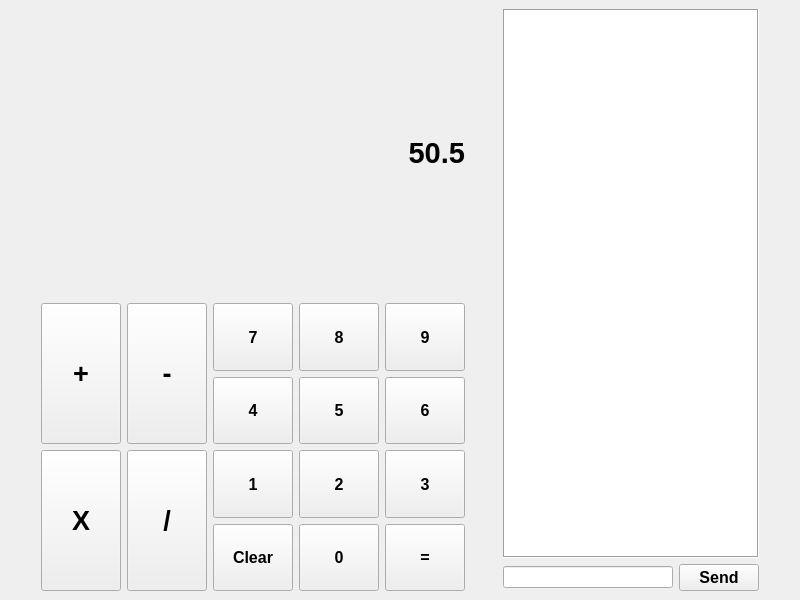
<?xml version="1.0" encoding="UTF-8"?>
<ui version="4.0">
 <class>MainWindow</class>
 <widget class="QMainWindow" name="MainWindow">
  <property name="geometry">
   <rect>
    <x>0</x>
    <y>0</y>
    <width>800</width>
    <height>600</height>
   </rect>
  </property>
  <property name="windowTitle">
   <string>Dynamox_Challenge</string>
  </property>
  <widget class="QWidget" name="centralwidget">
   <property name="minimumSize">
    <size>
     <width>800</width>
     <height>0</height>
    </size>
   </property>
   <layout class="QHBoxLayout" name="horizontalLayout_3">
    <item>
     <spacer name="horizontalSpacer_2">
      <property name="orientation">
       <enum>Qt::Orientation::Horizontal</enum>
      </property>
      <property name="sizeHint" stdset="0">
       <size>
        <width>20</width>
        <height>20</height>
       </size>
      </property>
     </spacer>
    </item>
    <item>
     <layout class="QGridLayout" name="gridLayout">
      <property name="sizeConstraint">
       <enum>QLayout::SizeConstraint::SetDefaultConstraint</enum>
      </property>
      <item row="0" column="0">
       <widget class="QLabel" name="label">
        <property name="sizePolicy">
         <sizepolicy hsizetype="Preferred" vsizetype="Expanding">
          <horstretch>0</horstretch>
          <verstretch>0</verstretch>
         </sizepolicy>
        </property>
        <property name="font">
         <font>
          <pointsize>22</pointsize>
          <bold>true</bold>
         </font>
        </property>
        <property name="text">
         <string>50.5</string>
        </property>
        <property name="alignment">
         <set>Qt::AlignmentFlag::AlignRight|Qt::AlignmentFlag::AlignTrailing|Qt::AlignmentFlag::AlignVCenter</set>
        </property>
       </widget>
      </item>
      <item row="1" column="0">
       <layout class="QHBoxLayout" name="horizontalLayout_2">
        <item>
         <layout class="QGridLayout" name="gridLayout_2">
          <item row="0" column="0">
           <widget class="QPushButton" name="pushButton_3">
            <property name="sizePolicy">
             <sizepolicy hsizetype="Expanding" vsizetype="Expanding">
              <horstretch>0</horstretch>
              <verstretch>0</verstretch>
             </sizepolicy>
            </property>
            <property name="font">
             <font>
              <family>Segoe UI</family>
              <pointsize>20</pointsize>
              <bold>true</bold>
             </font>
            </property>
            <property name="text">
             <string>+</string>
            </property>
           </widget>
          </item>
          <item row="0" column="1">
           <widget class="QPushButton" name="pushButton_4">
            <property name="sizePolicy">
             <sizepolicy hsizetype="Expanding" vsizetype="Expanding">
              <horstretch>0</horstretch>
              <verstretch>0</verstretch>
             </sizepolicy>
            </property>
            <property name="font">
             <font>
              <family>Segoe UI</family>
              <pointsize>20</pointsize>
              <bold>true</bold>
             </font>
            </property>
            <property name="text">
             <string>-</string>
            </property>
           </widget>
          </item>
          <item row="1" column="0">
           <widget class="QPushButton" name="pushButton_6">
            <property name="sizePolicy">
             <sizepolicy hsizetype="Expanding" vsizetype="Expanding">
              <horstretch>0</horstretch>
              <verstretch>0</verstretch>
             </sizepolicy>
            </property>
            <property name="font">
             <font>
              <family>Segoe UI</family>
              <pointsize>20</pointsize>
              <bold>true</bold>
             </font>
            </property>
            <property name="text">
             <string>X</string>
            </property>
           </widget>
          </item>
          <item row="1" column="1">
           <widget class="QPushButton" name="pushButton_5">
            <property name="sizePolicy">
             <sizepolicy hsizetype="Expanding" vsizetype="Expanding">
              <horstretch>0</horstretch>
              <verstretch>0</verstretch>
             </sizepolicy>
            </property>
            <property name="font">
             <font>
              <family>Segoe UI</family>
              <pointsize>20</pointsize>
              <bold>true</bold>
             </font>
            </property>
            <property name="text">
             <string>/</string>
            </property>
           </widget>
          </item>
         </layout>
        </item>
        <item>
         <layout class="QGridLayout" name="gridLayout_3">
          <item row="1" column="2">
           <widget class="QPushButton" name="pushButton_13">
            <property name="sizePolicy">
             <sizepolicy hsizetype="Expanding" vsizetype="Expanding">
              <horstretch>0</horstretch>
              <verstretch>0</verstretch>
             </sizepolicy>
            </property>
            <property name="font">
             <font>
              <pointsize>12</pointsize>
              <bold>true</bold>
             </font>
            </property>
            <property name="text">
             <string>6</string>
            </property>
           </widget>
          </item>
          <item row="0" column="1">
           <widget class="QPushButton" name="pushButton_10">
            <property name="sizePolicy">
             <sizepolicy hsizetype="Expanding" vsizetype="Expanding">
              <horstretch>0</horstretch>
              <verstretch>0</verstretch>
             </sizepolicy>
            </property>
            <property name="font">
             <font>
              <pointsize>12</pointsize>
              <bold>true</bold>
             </font>
            </property>
            <property name="text">
             <string>8</string>
            </property>
           </widget>
          </item>
          <item row="1" column="1">
           <widget class="QPushButton" name="pushButton_12">
            <property name="sizePolicy">
             <sizepolicy hsizetype="Expanding" vsizetype="Expanding">
              <horstretch>0</horstretch>
              <verstretch>0</verstretch>
             </sizepolicy>
            </property>
            <property name="font">
             <font>
              <pointsize>12</pointsize>
              <bold>true</bold>
             </font>
            </property>
            <property name="text">
             <string>5</string>
            </property>
           </widget>
          </item>
          <item row="0" column="2">
           <widget class="QPushButton" name="pushButton_11">
            <property name="sizePolicy">
             <sizepolicy hsizetype="Expanding" vsizetype="Expanding">
              <horstretch>0</horstretch>
              <verstretch>0</verstretch>
             </sizepolicy>
            </property>
            <property name="font">
             <font>
              <pointsize>12</pointsize>
              <bold>true</bold>
             </font>
            </property>
            <property name="text">
             <string>9</string>
            </property>
           </widget>
          </item>
          <item row="0" column="0">
           <widget class="QPushButton" name="pushButton_7">
            <property name="sizePolicy">
             <sizepolicy hsizetype="Expanding" vsizetype="Expanding">
              <horstretch>0</horstretch>
              <verstretch>0</verstretch>
             </sizepolicy>
            </property>
            <property name="font">
             <font>
              <pointsize>12</pointsize>
              <bold>true</bold>
             </font>
            </property>
            <property name="text">
             <string>7</string>
            </property>
           </widget>
          </item>
          <item row="2" column="0">
           <widget class="QPushButton" name="pushButton_9">
            <property name="sizePolicy">
             <sizepolicy hsizetype="Expanding" vsizetype="Expanding">
              <horstretch>0</horstretch>
              <verstretch>0</verstretch>
             </sizepolicy>
            </property>
            <property name="font">
             <font>
              <pointsize>12</pointsize>
              <bold>true</bold>
             </font>
            </property>
            <property name="text">
             <string>1</string>
            </property>
           </widget>
          </item>
          <item row="1" column="0">
           <widget class="QPushButton" name="pushButton_8">
            <property name="sizePolicy">
             <sizepolicy hsizetype="Expanding" vsizetype="Expanding">
              <horstretch>0</horstretch>
              <verstretch>0</verstretch>
             </sizepolicy>
            </property>
            <property name="font">
             <font>
              <pointsize>12</pointsize>
              <bold>true</bold>
             </font>
            </property>
            <property name="text">
             <string>4</string>
            </property>
           </widget>
          </item>
          <item row="3" column="1">
           <widget class="QPushButton" name="pushButton_14">
            <property name="sizePolicy">
             <sizepolicy hsizetype="Expanding" vsizetype="Expanding">
              <horstretch>0</horstretch>
              <verstretch>0</verstretch>
             </sizepolicy>
            </property>
            <property name="font">
             <font>
              <pointsize>12</pointsize>
              <bold>true</bold>
             </font>
            </property>
            <property name="text">
             <string>0</string>
            </property>
           </widget>
          </item>
          <item row="2" column="1">
           <widget class="QPushButton" name="pushButton_15">
            <property name="sizePolicy">
             <sizepolicy hsizetype="Expanding" vsizetype="Expanding">
              <horstretch>0</horstretch>
              <verstretch>0</verstretch>
             </sizepolicy>
            </property>
            <property name="font">
             <font>
              <pointsize>12</pointsize>
              <bold>true</bold>
             </font>
            </property>
            <property name="text">
             <string>2</string>
            </property>
           </widget>
          </item>
          <item row="2" column="2">
           <widget class="QPushButton" name="pushButton_16">
            <property name="sizePolicy">
             <sizepolicy hsizetype="Expanding" vsizetype="Expanding">
              <horstretch>0</horstretch>
              <verstretch>0</verstretch>
             </sizepolicy>
            </property>
            <property name="font">
             <font>
              <pointsize>12</pointsize>
              <bold>true</bold>
             </font>
            </property>
            <property name="text">
             <string>3</string>
            </property>
           </widget>
          </item>
          <item row="3" column="2">
           <widget class="QPushButton" name="pushButton_2">
            <property name="sizePolicy">
             <sizepolicy hsizetype="Expanding" vsizetype="Expanding">
              <horstretch>0</horstretch>
              <verstretch>0</verstretch>
             </sizepolicy>
            </property>
            <property name="font">
             <font>
              <pointsize>12</pointsize>
              <bold>true</bold>
             </font>
            </property>
            <property name="text">
             <string>=</string>
            </property>
           </widget>
          </item>
          <item row="3" column="0">
           <widget class="QPushButton" name="pushButton_17">
            <property name="sizePolicy">
             <sizepolicy hsizetype="Expanding" vsizetype="Expanding">
              <horstretch>0</horstretch>
              <verstretch>0</verstretch>
             </sizepolicy>
            </property>
            <property name="font">
             <font>
              <pointsize>12</pointsize>
              <bold>true</bold>
             </font>
            </property>
            <property name="text">
             <string>Clear</string>
            </property>
           </widget>
          </item>
         </layout>
        </item>
       </layout>
      </item>
     </layout>
    </item>
    <item>
     <spacer name="horizontalSpacer">
      <property name="orientation">
       <enum>Qt::Orientation::Horizontal</enum>
      </property>
      <property name="sizeHint" stdset="0">
       <size>
        <width>20</width>
        <height>20</height>
       </size>
      </property>
     </spacer>
    </item>
    <item>
     <layout class="QVBoxLayout" name="verticalLayout">
      <item>
       <widget class="QPlainTextEdit" name="plainTextEdit">
        <property name="sizePolicy">
         <sizepolicy hsizetype="Expanding" vsizetype="Expanding">
          <horstretch>0</horstretch>
          <verstretch>0</verstretch>
         </sizepolicy>
        </property>
        <property name="autoFillBackground">
         <bool>false</bool>
        </property>
        <property name="frameShape">
         <enum>QFrame::Shape::Box</enum>
        </property>
        <property name="readOnly">
         <bool>true</bool>
        </property>
        <property name="plainText">
         <string/>
        </property>
       </widget>
      </item>
      <item>
       <layout class="QHBoxLayout" name="horizontalLayout">
        <item>
         <widget class="QLineEdit" name="lineEdit"/>
        </item>
        <item>
         <widget class="QPushButton" name="pushButton">
          <property name="font">
           <font>
            <pointsize>12</pointsize>
            <bold>true</bold>
           </font>
          </property>
          <property name="text">
           <string>Send</string>
          </property>
         </widget>
        </item>
       </layout>
      </item>
     </layout>
    </item>
    <item>
     <spacer name="horizontalSpacer_3">
      <property name="orientation">
       <enum>Qt::Orientation::Horizontal</enum>
      </property>
      <property name="sizeHint" stdset="0">
       <size>
        <width>20</width>
        <height>20</height>
       </size>
      </property>
     </spacer>
    </item>
   </layout>
  </widget>
 </widget>
 <resources/>
 <connections/>
</ui>
